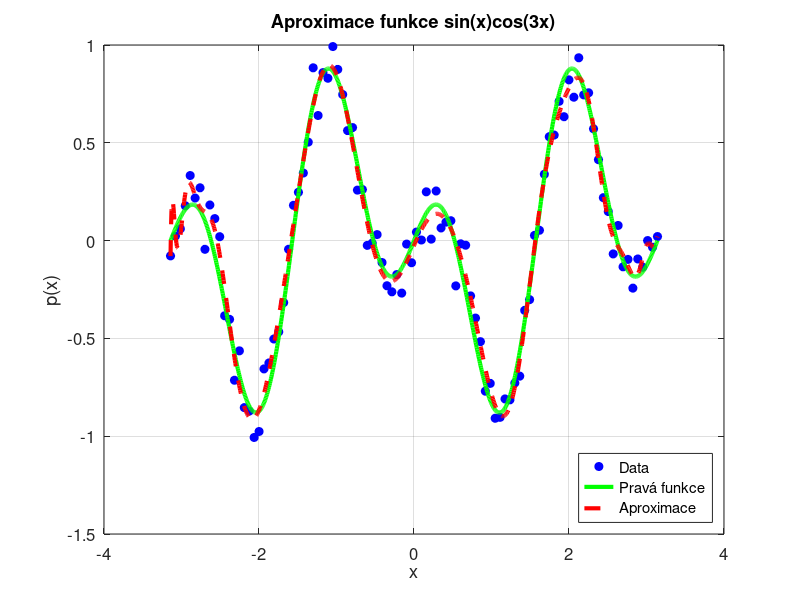

Write MATLAB code to recreate this figure.
% Cílová funkce: sin(x) * cos(3x)
f = @(x) sin(x) .* cos(3 * x);

% 2. Generování dat
n = 100;               
x = linspace(-pi, pi, n)';            
y_true = f(x);                         
noise = 0.1 * randn(size(x));         
y = y_true + noise;                   

% 3. Aproximace pomocí polynomu
degree = 30;                        
p = polyfit(x, y, degree);      
x_dense = linspace(-pi, pi, 1000)';  
y_fit = polyval(p, x_dense);         
y_true_dense = f(x_dense);         

% 4. Vyhodnocení výsledku
rmse = sqrt(mean((polyval(p, x) - y_true).^2));  
fprintf('RMSE pro polynom stupně %d: %.4f\n', degree, rmse);

% Vykreslení výsledků
figure;
plot(x, y, 'bo', 'MarkerFaceColor', 'b', 'DisplayName', 'Data'); hold on;
plot(x_dense, y_true_dense, 'g-', 'LineWidth', 3, 'DisplayName', 'Pravá funkce');
plot(x_dense, y_fit, 'r--', 'LineWidth', 3, 'DisplayName', 'Aproximace');
legend('Location', 'southeast', 'FontSize', 12);
xlabel('x', 'FontSize', 14);
ylabel('p(x)', 'FontSize', 14);
title(['Aproximace funkce sin(x)cos(3x)'], 'FontSize', 16);
grid on;
set(gca, 'FontSize', 12);
